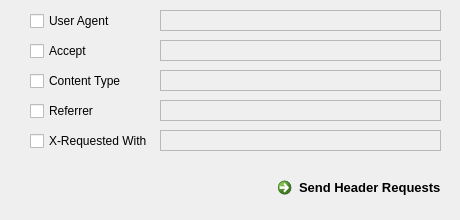
      <widget class="QWidget" name="DefaultHeaderValues">
       <attribute name="title">
        <string>Default Header Values from Inspect Element</string>
       </attribute>
       <widget class="QCheckBox" name="useragent_label">
        <property name="geometry">
         <rect>
          <x>30</x>
          <y>10</y>
          <width>101</width>
          <height>22</height>
         </rect>
        </property>
        <property name="text">
         <string>User Agent</string>
        </property>
       </widget>
       <widget class="QTextEdit" name="headers_ua_textedit">
        <property name="enabled">
         <bool>false</bool>
        </property>
        <property name="geometry">
         <rect>
          <x>160</x>
          <y>10</y>
          <width>281</width>
          <height>21</height>
         </rect>
        </property>
        <property name="verticalScrollBarPolicy">
         <enum>Qt::ScrollBarAlwaysOff</enum>
        </property>
        <property name="horizontalScrollBarPolicy">
         <enum>Qt::ScrollBarAlwaysOff</enum>
        </property>
       </widget>
       <widget class="QCheckBox" name="headers_accept_label">
        <property name="geometry">
         <rect>
          <x>30</x>
          <y>40</y>
          <width>61</width>
          <height>22</height>
         </rect>
        </property>
        <property name="text">
         <string>Accept</string>
        </property>
       </widget>
       <widget class="QCheckBox" name="headers_content_type_label">
        <property name="geometry">
         <rect>
          <x>30</x>
          <y>70</y>
          <width>101</width>
          <height>22</height>
         </rect>
        </property>
        <property name="text">
         <string>Content Type</string>
        </property>
       </widget>
       <widget class="QCheckBox" name="headers_referrer_label">
        <property name="geometry">
         <rect>
          <x>30</x>
          <y>100</y>
          <width>101</width>
          <height>22</height>
         </rect>
        </property>
        <property name="text">
         <string>Referrer</string>
        </property>
       </widget>
       <widget class="QCheckBox" name="headers_x_req_label">
        <property name="geometry">
         <rect>
          <x>30</x>
          <y>130</y>
          <width>121</width>
          <height>22</height>
         </rect>
        </property>
        <property name="text">
         <string>X-Requested With</string>
        </property>
       </widget>
       <widget class="QTextEdit" name="headers_accept_textedit">
        <property name="enabled">
         <bool>false</bool>
        </property>
        <property name="geometry">
         <rect>
          <x>160</x>
          <y>40</y>
          <width>281</width>
          <height>21</height>
         </rect>
        </property>
        <property name="verticalScrollBarPolicy">
         <enum>Qt::ScrollBarAlwaysOff</enum>
        </property>
        <property name="horizontalScrollBarPolicy">
         <enum>Qt::ScrollBarAlwaysOff</enum>
        </property>
       </widget>
       <widget class="QTextEdit" name="headers_contenttype_textedit">
        <property name="enabled">
         <bool>false</bool>
        </property>
        <property name="geometry">
         <rect>
          <x>160</x>
          <y>70</y>
          <width>281</width>
          <height>21</height>
         </rect>
        </property>
        <property name="verticalScrollBarPolicy">
         <enum>Qt::ScrollBarAlwaysOff</enum>
        </property>
        <property name="horizontalScrollBarPolicy">
         <enum>Qt::ScrollBarAlwaysOff</enum>
        </property>
       </widget>
       <widget class="QTextEdit" name="headers_referrer_textedit">
        <property name="enabled">
         <bool>false</bool>
        </property>
        <property name="geometry">
         <rect>
          <x>160</x>
          <y>100</y>
          <width>281</width>
          <height>21</height>
         </rect>
        </property>
        <property name="verticalScrollBarPolicy">
         <enum>Qt::ScrollBarAlwaysOff</enum>
        </property>
        <property name="horizontalScrollBarPolicy">
         <enum>Qt::ScrollBarAlwaysOff</enum>
        </property>
       </widget>
       <widget class="QTextEdit" name="headers_x_req_textedit">
        <property name="enabled">
         <bool>false</bool>
        </property>
        <property name="geometry">
         <rect>
          <x>160</x>
          <y>130</y>
          <width>281</width>
          <height>21</height>
         </rect>
        </property>
        <property name="font">
         <font>
          <pointsize>10</pointsize>
          <bold>true</bold>
         </font>
        </property>
        <property name="verticalScrollBarPolicy">
         <enum>Qt::ScrollBarAlwaysOff</enum>
        </property>
        <property name="horizontalScrollBarPolicy">
         <enum>Qt::ScrollBarAlwaysOff</enum>
        </property>
       </widget>
       <widget class="QCommandLinkButton" name="http_request_inject_headersButton">
        <property name="geometry">
         <rect>
          <x>270</x>
          <y>170</y>
          <width>181</width>
          <height>41</height>
         </rect>
        </property>
        <property name="font">
         <font>
          <pointsize>10</pointsize>
         </font>
        </property>
        <property name="text">
         <string>Send Header Requests</string>
        </property>
        <property name="checkable">
         <bool>false</bool>
        </property>
       </widget>
      </widget>
